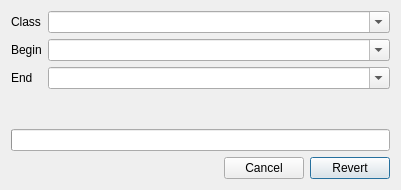
<?xml version="1.0" encoding="UTF-8"?>
<ui version="4.0">
 <class>RevertDialog</class>
 <widget class="QDialog" name="RevertDialog">
  <property name="geometry">
   <rect>
    <x>0</x>
    <y>0</y>
    <width>400</width>
    <height>190</height>
   </rect>
  </property>
  <property name="windowTitle">
   <string>Revert geometry</string>
  </property>
  <property name="windowIcon">
   <iconset theme="view-refresh">
    <normaloff>.</normaloff>.</iconset>
  </property>
  <layout class="QGridLayout" name="gridLayout">
   <item row="0" column="0">
    <widget class="QLabel" name="classLabel">
     <property name="text">
      <string>Class</string>
     </property>
    </widget>
   </item>
   <item row="0" column="1">
    <widget class="QComboBox" name="Class">
     <property name="sizePolicy">
      <sizepolicy hsizetype="Expanding" vsizetype="Fixed">
       <horstretch>0</horstretch>
       <verstretch>0</verstretch>
      </sizepolicy>
     </property>
     <property name="toolTip">
      <string>&lt;p&gt;Classes of items to search geometry. Next values can be separated by comma sign.&lt;/p&gt;</string>
     </property>
     <property name="editable">
      <bool>true</bool>
     </property>
    </widget>
   </item>
   <item row="1" column="0">
    <widget class="QLabel" name="beginLabel">
     <property name="text">
      <string>Begin</string>
     </property>
    </widget>
   </item>
   <item row="1" column="1">
    <widget class="QComboBox" name="Begin">
     <property name="sizePolicy">
      <sizepolicy hsizetype="Expanding" vsizetype="Fixed">
       <horstretch>0</horstretch>
       <verstretch>0</verstretch>
      </sizepolicy>
     </property>
     <property name="toolTip">
      <string>&lt;p&gt;Required first class of geometry. Only items with this class at the begining of geometry will be reverted.&lt;/p&gt;</string>
     </property>
     <property name="editable">
      <bool>true</bool>
     </property>
    </widget>
   </item>
   <item row="2" column="0">
    <widget class="QLabel" name="endLabel">
     <property name="text">
      <string>End</string>
     </property>
    </widget>
   </item>
   <item row="2" column="1">
    <widget class="QComboBox" name="End">
     <property name="sizePolicy">
      <sizepolicy hsizetype="Expanding" vsizetype="Fixed">
       <horstretch>0</horstretch>
       <verstretch>0</verstretch>
      </sizepolicy>
     </property>
     <property name="toolTip">
      <string>&lt;p&gt;Required last class of geometry. Only items with this class at the end of geometry will be reverted.&lt;/p&gt;</string>
     </property>
     <property name="editable">
      <bool>true</bool>
     </property>
    </widget>
   </item>
   <item row="3" column="0" colspan="2">
    <spacer name="verticalSpacer">
     <property name="orientation">
      <enum>Qt::Vertical</enum>
     </property>
     <property name="sizeHint" stdset="0">
      <size>
       <width>379</width>
       <height>3</height>
      </size>
     </property>
    </spacer>
   </item>
   <item row="4" column="0" colspan="2">
    <widget class="QProgressBar" name="progressBar"/>
   </item>
   <item row="5" column="0" colspan="2">
    <layout class="QHBoxLayout" name="horizontalLayout">
     <item>
      <spacer name="horizontalSpacer">
       <property name="orientation">
        <enum>Qt::Horizontal</enum>
       </property>
       <property name="sizeHint" stdset="0">
        <size>
         <width>100</width>
         <height>0</height>
        </size>
       </property>
      </spacer>
     </item>
     <item>
      <widget class="QPushButton" name="cancelButton">
       <property name="text">
        <string>Cancel</string>
       </property>
      </widget>
     </item>
     <item>
      <widget class="QPushButton" name="procedButton">
       <property name="text">
        <string>Revert</string>
       </property>
       <property name="default">
        <bool>true</bool>
       </property>
      </widget>
     </item>
    </layout>
   </item>
  </layout>
 </widget>
 <resources/>
 <connections>
  <connection>
   <sender>cancelButton</sender>
   <signal>clicked()</signal>
   <receiver>RevertDialog</receiver>
   <slot>reject()</slot>
   <hints>
    <hint type="sourcelabel">
     <x>280</x>
     <y>166</y>
    </hint>
    <hint type="destinationlabel">
     <x>279</x>
     <y>322</y>
    </hint>
   </hints>
  </connection>
  <connection>
   <sender>procedButton</sender>
   <signal>clicked()</signal>
   <receiver>RevertDialog</receiver>
   <slot>accept()</slot>
   <hints>
    <hint type="sourcelabel">
     <x>376</x>
     <y>166</y>
    </hint>
    <hint type="destinationlabel">
     <x>399</x>
     <y>336</y>
    </hint>
   </hints>
  </connection>
 </connections>
</ui>
